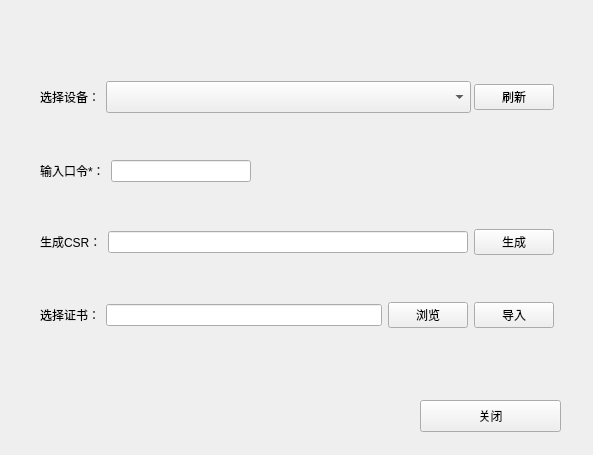
<?xml version="1.0" encoding="UTF-8"?>
<ui version="4.0">
 <class>MainWindow</class>
 <widget class="QMainWindow" name="MainWindow">
  <property name="geometry">
   <rect>
    <x>0</x>
    <y>0</y>
    <width>593</width>
    <height>455</height>
   </rect>
  </property>
  <property name="windowTitle">
   <string>MainWindow</string>
  </property>
  <widget class="QWidget" name="centralwidget">
   <widget class="QWidget" name="verticalLayoutWidget">
    <property name="geometry">
     <rect>
      <x>40</x>
      <y>40</y>
      <width>514</width>
      <height>331</height>
     </rect>
    </property>
    <layout class="QVBoxLayout" name="verticalLayout">
     <item>
      <layout class="QHBoxLayout" name="horizontalLayout" stretch="0,0,0">
       <item alignment="Qt::AlignLeft|Qt::AlignVCenter">
        <widget class="QLabel" name="label">
         <property name="text">
          <string>选择设备：</string>
         </property>
        </widget>
       </item>
       <item alignment="Qt::AlignLeft|Qt::AlignVCenter">
        <widget class="QComboBox" name="device_list">
         <property name="sizePolicy">
          <sizepolicy hsizetype="Expanding" vsizetype="Fixed">
           <horstretch>1</horstretch>
           <verstretch>0</verstretch>
          </sizepolicy>
         </property>
         <property name="minimumSize">
          <size>
           <width>365</width>
           <height>32</height>
          </size>
         </property>
         <property name="baseSize">
          <size>
           <width>0</width>
           <height>0</height>
          </size>
         </property>
         <property name="layoutDirection">
          <enum>Qt::LeftToRight</enum>
         </property>
         <property name="autoFillBackground">
          <bool>false</bool>
         </property>
        </widget>
       </item>
       <item alignment="Qt::AlignHCenter">
        <widget class="QPushButton" name="refresh_btn">
         <property name="text">
          <string>刷新</string>
         </property>
        </widget>
       </item>
      </layout>
     </item>
     <item>
      <layout class="QHBoxLayout" name="horizontalLayout_3" stretch="0,0">
       <property name="sizeConstraint">
        <enum>QLayout::SetNoConstraint</enum>
       </property>
       <property name="leftMargin">
        <number>0</number>
       </property>
       <item alignment="Qt::AlignLeft|Qt::AlignVCenter">
        <widget class="QLabel" name="label_2">
         <property name="sizePolicy">
          <sizepolicy hsizetype="Minimum" vsizetype="Fixed">
           <horstretch>0</horstretch>
           <verstretch>0</verstretch>
          </sizepolicy>
         </property>
         <property name="text">
          <string>输入口令*：</string>
         </property>
        </widget>
       </item>
       <item alignment="Qt::AlignLeft">
        <widget class="QLineEdit" name="pin_edit">
         <property name="sizePolicy">
          <sizepolicy hsizetype="Fixed" vsizetype="Fixed">
           <horstretch>1</horstretch>
           <verstretch>0</verstretch>
          </sizepolicy>
         </property>
         <property name="minimumSize">
          <size>
           <width>140</width>
           <height>0</height>
          </size>
         </property>
         <property name="echoMode">
          <enum>QLineEdit::PasswordEchoOnEdit</enum>
         </property>
        </widget>
       </item>
      </layout>
     </item>
     <item>
      <layout class="QHBoxLayout" name="horizontalLayout_2">
       <item>
        <widget class="QLabel" name="label_4">
         <property name="text">
          <string>生成CSR：</string>
         </property>
        </widget>
       </item>
       <item>
        <widget class="QLineEdit" name="csr_name">
         <property name="toolTip">
          <string/>
         </property>
         <property name="whatsThis">
          <string extracomment="123132123"/>
         </property>
        </widget>
       </item>
       <item>
        <widget class="QPushButton" name="gencsr_btn">
         <property name="text">
          <string>生成</string>
         </property>
        </widget>
       </item>
      </layout>
     </item>
     <item>
      <layout class="QHBoxLayout" name="horizontalLayout_4">
       <item>
        <widget class="QLabel" name="label_3">
         <property name="text">
          <string>选择证书：</string>
         </property>
        </widget>
       </item>
       <item>
        <widget class="QLineEdit" name="certpath_edit"/>
       </item>
       <item>
        <widget class="QPushButton" name="browser_btn">
         <property name="text">
          <string>浏览</string>
         </property>
        </widget>
       </item>
       <item>
        <widget class="QPushButton" name="import_btn">
         <property name="text">
          <string>导入</string>
         </property>
        </widget>
       </item>
      </layout>
     </item>
    </layout>
   </widget>
   <widget class="QPushButton" name="cancel">
    <property name="geometry">
     <rect>
      <x>420</x>
      <y>400</y>
      <width>141</width>
      <height>32</height>
     </rect>
    </property>
    <property name="text">
     <string>关闭</string>
    </property>
   </widget>
  </widget>
 </widget>
 <resources/>
 <connections>
  <connection>
   <sender>cancel</sender>
   <signal>clicked()</signal>
   <receiver>MainWindow</receiver>
   <slot>close()</slot>
   <hints>
    <hint type="sourcelabel">
     <x>306</x>
     <y>305</y>
    </hint>
    <hint type="destinationlabel">
     <x>255</x>
     <y>180</y>
    </hint>
   </hints>
  </connection>
 </connections>
</ui>
